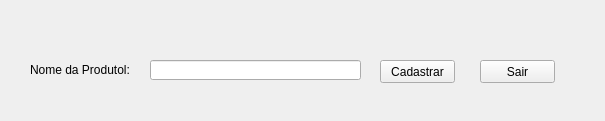
<?xml version="1.0" encoding="UTF-8"?>
<ui version="4.0">
 <class>CadastroProduto</class>
 <widget class="QWidget" name="CadastroProduto">
  <property name="geometry">
   <rect>
    <x>0</x>
    <y>0</y>
    <width>605</width>
    <height>121</height>
   </rect>
  </property>
  <property name="windowTitle">
   <string>Form</string>
  </property>
  <widget class="QLabel" name="label">
   <property name="geometry">
    <rect>
     <x>30</x>
     <y>60</y>
     <width>101</width>
     <height>20</height>
    </rect>
   </property>
   <property name="text">
    <string>Nome da Produtol:</string>
   </property>
  </widget>
  <widget class="QPushButton" name="pushButton_2">
   <property name="geometry">
    <rect>
     <x>480</x>
     <y>60</y>
     <width>75</width>
     <height>23</height>
    </rect>
   </property>
   <property name="text">
    <string>Sair</string>
   </property>
  </widget>
  <widget class="QLineEdit" name="txtCadastroNomeProduto">
   <property name="geometry">
    <rect>
     <x>150</x>
     <y>60</y>
     <width>211</width>
     <height>20</height>
    </rect>
   </property>
  </widget>
  <widget class="QPushButton" name="btnCadastraFilial">
   <property name="geometry">
    <rect>
     <x>380</x>
     <y>60</y>
     <width>75</width>
     <height>23</height>
    </rect>
   </property>
   <property name="text">
    <string>Cadastrar</string>
   </property>
  </widget>
 </widget>
 <resources/>
 <connections/>
</ui>
